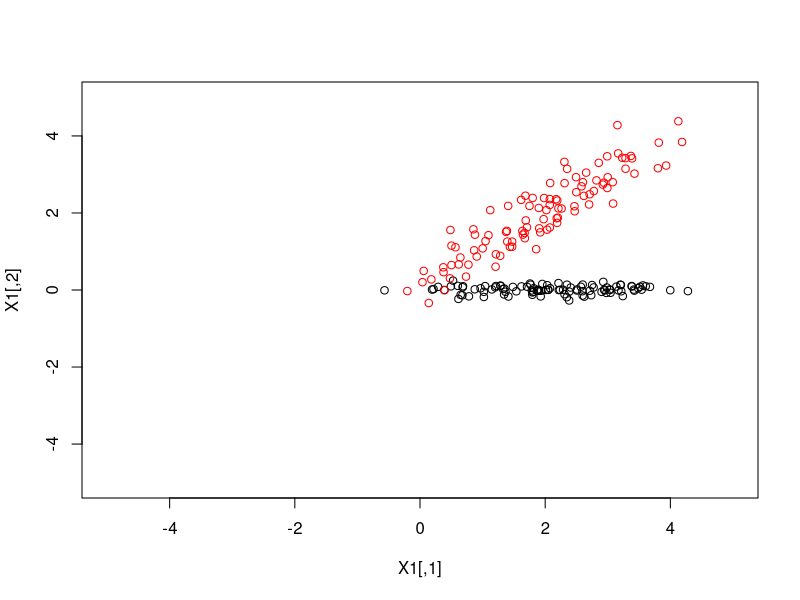

Write R code to recreate this figure. (Note: this script raises an error after producing the figure.)
library(MASS)
n1 <-  100
n2 <-  100
r <- 1

s1 <- 1
s2 <- 0.1
rho <- 0.0
Sigma <- matrix(c(s1^2,rho*s1*s2, rho*s1*s2,s2^2),2,2)
X1 <- mvrnorm(n=n1, c(2, 0), Sigma); 
plot(X1, xlim=c(-5,5), ylim=c(-5,5))

s1 <- 1
s2 <- 1
rho <- 0.9
Sigma <- matrix(c(s1^2,rho*s1*s2, rho*s1*s2,s2^2),2,2)
X2 <- mvrnorm(n=n2, c(2, 2), Sigma); 
points(X2, col='red')

D <- rbind(X1, X2)


write.table(D, 'artificial-data.txt', sep='\t', row.names=F, col.names=F, fileEncoding = 'utf8')

library(mixtools)
out <- regmixEM(x1, x2, k=2)

plot(result, density = TRUE)
